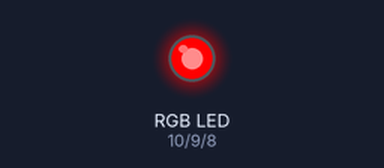
Recording of a sketch running on a simulated Arduino Nano, built with avr-gcc and run on an emulated ATmega328P. Parts: an RGB LED mixed from three pins (HIGH = lit).

Above: at 0.2 s.
At 0.7 s:
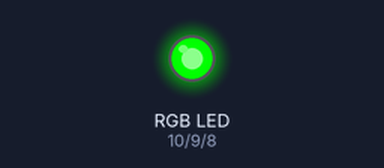
At 2.7 s:
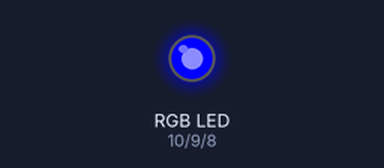
Timing chart, 0 to 3.5 s (numbered marks = the images above):
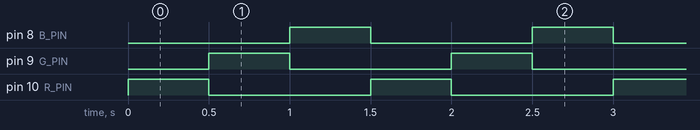

The sketch:

lw9.2_rgb_class.ino
```cpp
#define R_PIN 10
#define G_PIN 9
#define B_PIN 8

class RGB
{
public:
  RGB(uint8_t redPin, uint8_t greenPin, uint8_t bluePin)
    : rPin(redPin)
    , gPin(greenPin)
    , bPin(bluePin)
  {
    pinMode(rPin, OUTPUT);
    pinMode(gPin, OUTPUT);
    pinMode(bPin, OUTPUT);
  }

  setRGB(unsigned int red, unsigned int green, unsigned int blue) {
    analogWrite(rPin, red);
    analogWrite(gPin, green);
    analogWrite(bPin, blue);
  }
private:
  uint8_t rPin, gPin, bPin;
};

RGB led(R_PIN, G_PIN, B_PIN);

void setup() {
}

void loop() {
  led.setRGB(255, 0, 0);
  delay(500);
  led.setRGB(0, 255, 0);
  delay(500);
  led.setRGB(0, 0, 255);
  delay(500);
}
```

Measured:
- by itself, pin 8 (B_PIN), pin 9 (G_PIN), pin 10 (R_PIN): alternates HIGH for 0.50 s and LOW for 1.0 s
- by itself, everything shown: repeats every 1.5 s, in 3 steps
